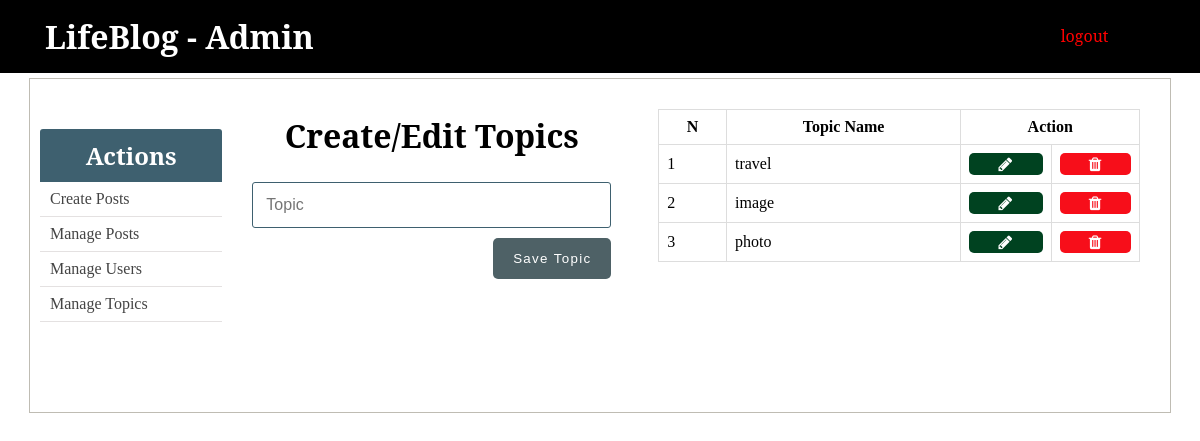
The page /admin/topics.php on the database its author committed.
### tables this page shows
CREATE TABLE `topics` (
  `id` int(11) NOT NULL,
  `name` varchar(255) NOT NULL,
  `slug` varchar(255) NOT NULL
);

### admin/includes/admin_functions.php (called while the page is built, shortened)
<?php
$isEditingTopic = false;
$topic_name = "";
function getAllTopics() {
	global $conn;
	$sql = "SELECT * FROM topics";
	$result = mysqli_query($conn, $sql);
	$topics = mysqli_fetch_all($result, MYSQLI_ASSOC);
	return $topics;
}
?>

### admin/topics.php (the view, shortened to what this page needs)
<?php  include('../config.php'); ?>
<?php  include(ROOT_PATH . '/admin/includes/admin_functions.php'); ?>
<?php include(ROOT_PATH . '/admin/includes/head_section.php'); ?>
<?php $topics = getAllTopics();	?>
</head>
<body>
	<?php include(ROOT_PATH . '/admin/includes/navbar.php') ?>
	<div class="container content">
		<?php include(ROOT_PATH . '/admin/includes/menu.php') ?>
		<div class="action">
			<h1 class="page-title">Create/Edit Topics</h1>
			<form method="post" action="<?php echo BASE_URL . 'admin/topics.php'; ?>" >
				<input type="text" name="topic_name" value="<?php echo $topic_name; ?>" placeholder="Topic">
				<?php if ($isEditingTopic === true): ?>
					<button type="submit" class="btn" name="update_topic">UPDATE</button>
				<?php else: ?>
					<button type="submit" class="btn" name="create_topic">Save Topic</button>
				<?php endif ?>
			</form>
		</div>
		<div class="table-div">
			<?php if (empty($topics)): ?>
				<h1>No topics in the database.</h1>
			<?php else: ?>
				<table class="table">
					<thead>
						<th>N</th>
						<th>Topic Name</th>
						<th colspan="2">Action</th>
					</thead>
					<tbody>
					<?php foreach ($topics as $key => $topic): ?>
						<tr>
							<td><?php echo $key + 1; ?></td>
							<td><?php echo $topic['name']; ?></td>
							<td>
								<a class="fa fa-pencil btn edit"
									href="topics.php?edit-topic=<?php echo $topic['id'] ?>">
								</a>
							</td>
							<td>
								<a class="fa fa-trash btn delete"
									href="topics.php?delete-topic=<?php echo $topic['id'] ?>">
								</a>
							</td>
						</tr>
					<?php endforeach ?>
					</tbody>
				</table>
			<?php endif ?>
		</div>
	</div>
</body>
</html>

### static/css/admin_styling.css (style rules this page uses)
* { margin: 0px; padding: 0px; }
a { text-decoration: none; }
h1, h2, h3, h4, h5, h6 { font-family: 'Noto Serif', serif; }
form { width: 60%; margin: 5px auto; padding-bottom: 50px; }
form input[type=file], input[type=email], input[type=password], input[type=text], form select, form textarea { width: 100%; display: block; padding: 13px 13px; font-size: 1em; margin: 5px auto 10px; border-radius: 3px; box-sizing : border-box; background: transparent; border: 1px solid #3E606F; }
form button { float: right; margin-left: 24%; }
table { border-collapse: collapse; width: 70%; margin: 20px auto; }
th, td { padding: 8px; text-align: left; border: 1px solid #ddd; }
th { text-align: center; }
.btn { color: white; background: #4E6166; text-align: center; border: none; border-radius: 5px; display: block; letter-spacing: .1em; padding: 13px 20px; text-decoration: none; }
.container { width: 95%; margin: 5px auto 50px; border: 1px solid #BFBCB3; padding: 10px 0px 50px; }
.container:after { content: ""; display: block; clear: both; }
.container.content .action { width: 35%; float: left; text-align: center; }
.container.content .action form { width: 90%; }
.container.content .action .page-title { margin: 25px; }
.table-div { float: left; width: 47%; }
.table-div table { width: 90%; }
.table-div a.fa { color: white; padding: 3px; }
.table-div .edit { background: #004220; }
.table-div .delete { background: #F70E1A; }

### rows shown on the page
topics: name "travel"
topics: name "image"
topics: name "photo"
